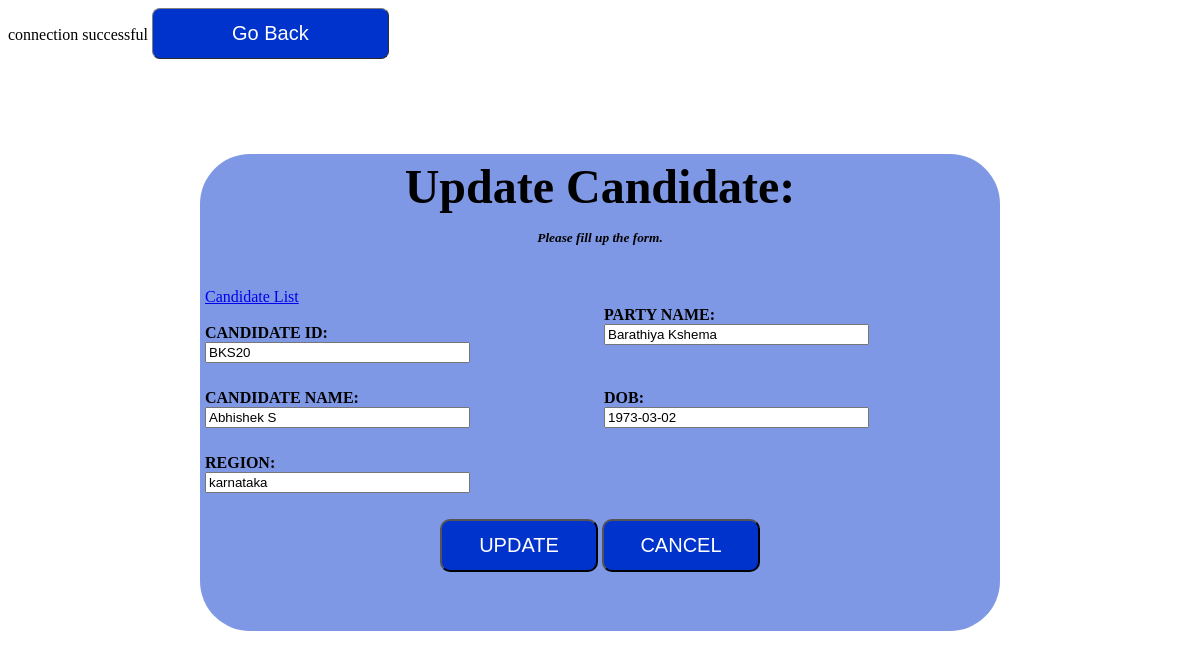
Page /update.php?cand_id=BKS20 on the committed database.
### tables this page shows
CREATE TABLE `candidate` (
  `id` int(11) NOT NULL,
  `cand_id` varchar(255) NOT NULL,
  `party_name` varchar(255) NOT NULL,
  `name` varchar(255) NOT NULL,
  `DOB` date NOT NULL,
  `region` varchar(255) NOT NULL
);

### update.php (the view, shortened to what this page needs)
<?php
include('dbconnection.php');
$result = mysqli_query($conn,"SELECT * FROM candidate WHERE cand_id='".$_GET['cand_id']."'");
$row = mysqli_fetch_array($result);
?>
<html>
<head>
</head>
<body>
<a href="admincandidates.php" >
    <button type="button" class="button">Go Back</button> <br/>
</a>
<form method="post" action="updatecandidates.php">
<table width="800" style="background-color: rgb(0, 51, 204, 0.5);margin-top:95px;border-radius: 50px;"  align="center" cellpadding="3px">
<tr><th colspan = "2" style="align:center;"> <font size="7"> <b> Update Candidate:</font><br>
 <p><small><i>Please fill up the form.</b></i></small></p> <br>
 </th></tr>
<tr><td>
<div>
<a href="retrieve.php">Candidate List </a>
</div> <br>
<label for="CANDIDATE ID"><b>CANDIDATE ID:</b></label><br/>
<input type="text" name="cand_id" value="<?php echo $row['cand_id']?>" placeholder="Enter Candidate ID" size="30"  autofocus required>
<br/><br/></td>
<td>
<label for="PARTY NAME"><b>PARTY NAME:</b></label><br/>
<input type="text" name="party_name" value="<?php echo $row['party_name']?>" placeholder="Enter Candidate's Party Name" size="30" required>
<br/><br/>
</td>
</tr>
<tr> <td>
<label for="CANDIDATE NAME"><b>CANDIDATE NAME:</b></label><br/>
<input type="text" name="name" value="<?php echo $row['name']?>" placeholder="Enter Candidate's Name" size="30" required>
<br/><br/></td>
<td>
<label for="DOB"><b>DOB:</b></label><br/>
<input type="text" name="DOB" value="<?php echo $row['DOB']?>" size="30" required>
<br/><br/>
</td>
</tr>
<tr><td>
<label for="REGION"><b>REGION:</b></label<br/><br>
<input type="text" name="region" value="<?php echo $row['region']?>" size="30" placeholder="Enter Candidate's Region" required>
<br/><br>
</td></tr>
<tr><td colspan="2" align="center">
<input type="submit" name="update" value="UPDATE" >
<a href="admincandidates.php" >
    <input type="button" name="cancel" value="CANCEL"> <br/>
</a>
<br/><br/><br/></tr></td>
</table>
</form>
</body>
</html>

### rows in the picture
candidate: cand_id "BKS20", party_name "Barathiya Kshema", name "Abhishek S", DOB "1973-03-02", region "karnataka"
